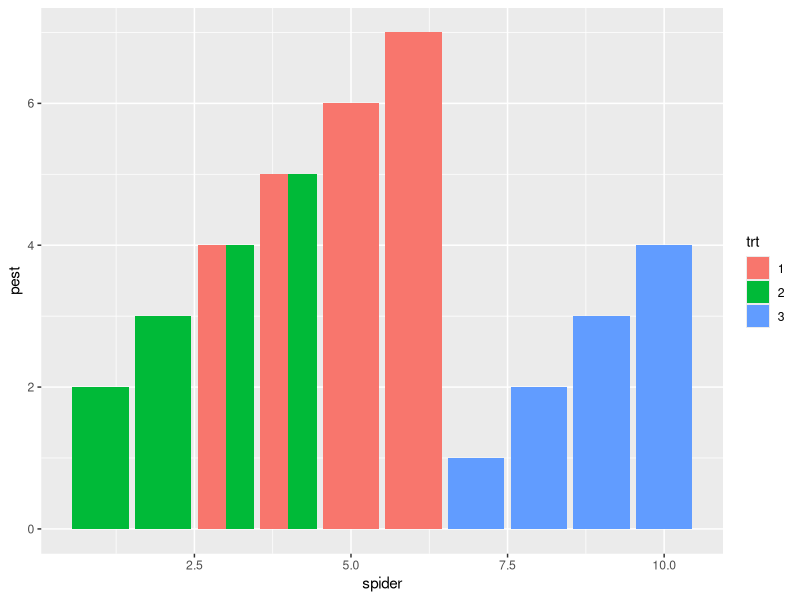
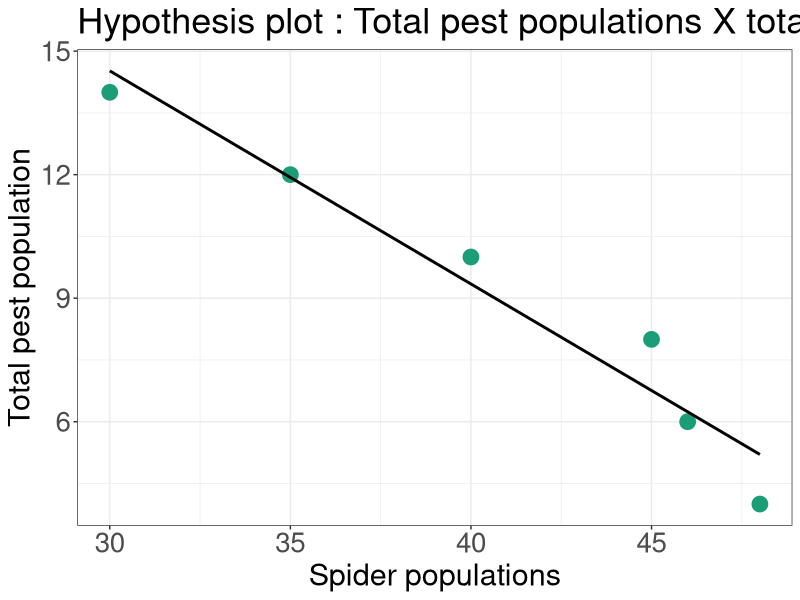
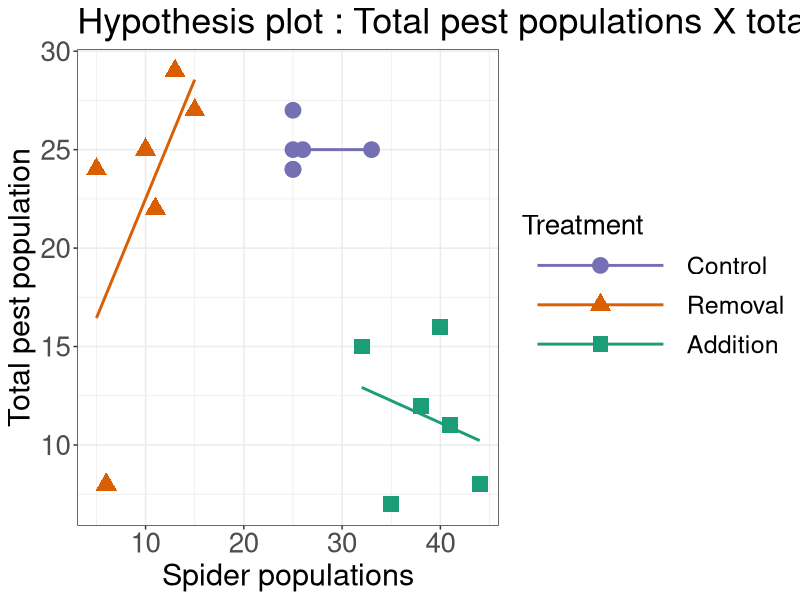
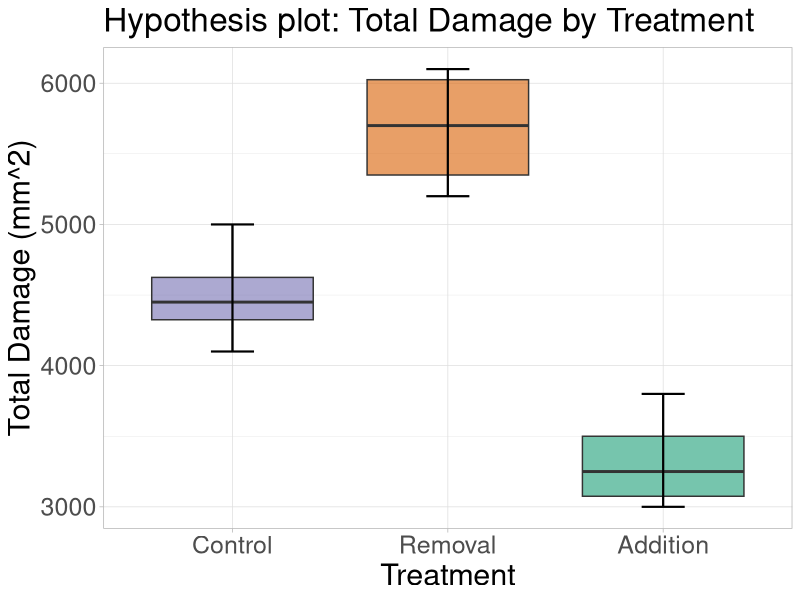

Generate these figures, in order, with R:
# fake data set for hypothesis testing 
fake_data <- data.frame(trt = c(1,1,1,1,2,2,2,2,3,3,3,3),
                        spider = c(3,4,5,6,1,2,3,4,7,8,9,10),
                        pest = c(4,5,6,7,2,3,4,5,1,2,3,4))

library(ggplot2)
fake_data$trt <- as.factor(fake_data$trt)
ggplot(fake_data)+
  geom_col(aes(spider, pest, fill = trt), stat = "identity", position = "dodge")
  
?rnorm
bugs <- data.frame(
  Treatment = c(1,1,1,1,1,1,2,2,2,2,2,2,3,3,3,3,3,3),
  spiders = c(25,26,25,25,33,25,11,13,15,10,5,6,32,35,40,44,38,41),
  pests =   c(24,25,27,24,25,25,22,29,27,25,24,8,15,7,16,8,12,11)
)


bugs_two <- data.frame(
  Treatment = c(1,1,1,1,1,1),
  spiders = c(30,35,40,45,46,48),
  pests =   c(14,12,10,8,6,4)
)
bugs_two$Treatment <- as.factor(bugs_two$Treatment)

ggplot(bugs_two, aes(spiders, pests))+
  geom_point(size = 5,color = "#1B9E77")+
  geom_smooth(method = lm, se = FALSE, fullrange = FALSE, color = "black", lwd = 1)+ 
  labs(title = "Hypothesis plot : Total pest populations X total spider populations",
       x = "Spider populations",
       y = "Total pest population")+
  theme_bw()+
  theme(axis.text.x = element_text(size = 20),
        axis.text.y = element_text(size = 20),
        axis.title.x = element_text(size = 22),
        axis.title.y = element_text(size = 22),
        plot.title = element_text(size = 26),
        legend.key.height = unit(1, 'cm'),
        legend.key.size = unit(4, 'cm'),
        legend.text = element_text(size = 18),
        legend.title = element_text(size = 20))

library(tidyverse)
as_tibble(bugs)
bugs$Treatment <- as.factor(bugs$Treatment)

 ggplot(bugs, aes(spiders, pests, color = Treatment, shape = Treatment))+
   geom_point(size = 5)+
   geom_smooth(method = lm, se = FALSE, fullrange = FALSE)+ 
   scale_color_manual(labels = c("Control","Removal","Addition"),values = c("#7570B3","#D95F02","#1B9E77"))+
   scale_shape_manual(labels = c("Control","Removal","Addition"), values = c(19,17,15))+
   labs(title = "Hypothesis plot : Total pest populations X total spider populations",
        x = "Spider populations",
        y = "Total pest population")+
   theme_bw()+
   theme(axis.text.x = element_text(size = 20),
         axis.text.y = element_text(size = 20),
         axis.title.x = element_text(size = 22),
         axis.title.y = element_text(size = 22),
         plot.title = element_text(size = 26),
         legend.key.height = unit(1, 'cm'),
         legend.key.size = unit(4, 'cm'),
         legend.text = element_text(size = 18),
         legend.title = element_text(size = 20))
# spiders
# 1 : 25,26,25,27,28
# 2 : 12,13,15,10,5
# 3 : 35,40,44,38,41
 
# pest 
# 1: 22,27,21,25,28,23
# 2: 19,22,29,27,25,24
# 3: 8,15,7,16,8,12,11
# beans ####
 
 
 beans <- data.frame(
   plot = c(100,100,100,200,200,200,300,300,300,400,400,400),
   trt = c(1,2,3,1,2,3,1,2,3,1,2,3),
   damage = c(4400,6000,3800,4500,6100,3000,5000,5400,3400,4100,5200,3100)
 )
 as_tibble(beans)
 # ctl : 4000,3800,3900,4100
 # dep : 6000,6100,6200,5800
 # aug : 3200,300,3400,3100
 
 
 beans$trt <- as.factor(beans$trt)
 ggplot(beans, aes(trt, damage, fill = trt))+
   geom_boxplot(alpha = 0.6)+
   scale_fill_manual(values = c("#7570B3","#D95F02","#1B9E77"))+
   stat_boxplot(geom = 'errorbar',
                width = 0.2,
                size = 0.75)+
   theme_light()+
   theme(axis.text = element_text(size = 18), 
         axis.title = element_text(size = 22),
         plot.title = element_text(size = 24))+
   labs(title = 'Hypothesis plot: Total Damage by Treatment')+
   theme(legend.position = "none")+
   scale_x_discrete(name = "Treatment",
                    limits = c("1", "2", "3"),
                    labels = c("Control","Removal","Addition"))+
   scale_y_continuous(name = "Total Damage (mm^2)")
 
 